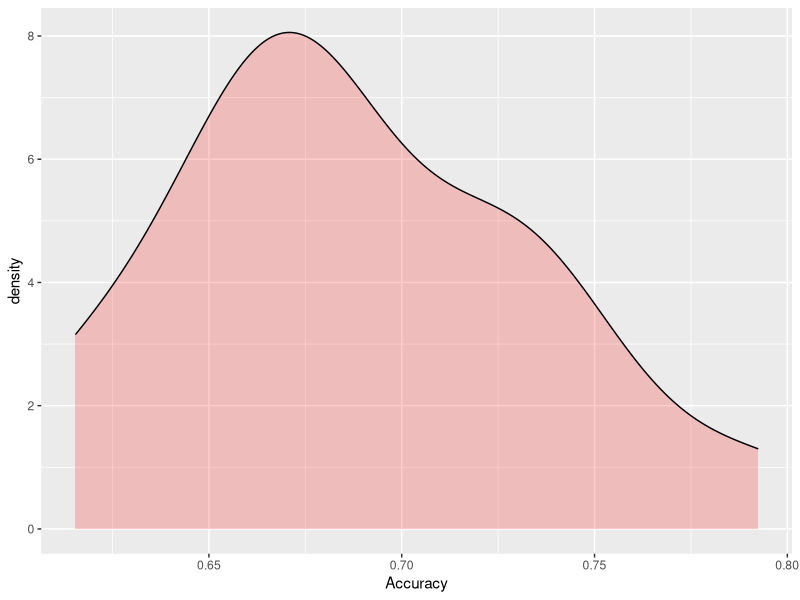

Write the R code that produced this figure.
#########################################
####### R Statistical Programming #######
####   Lesson 10: Model Validation  #####
#########################################

# Install and load the caret package
install.packages("caret")
install.packages("e1071")
library(e1071)
library(caret)
library(ggplot2)
library(lattice)
# Bring the sonar dataset into our environment
library(mlbench)
data("Sonar")
?Sonar
# We'll take a subset of these sonar columns
Sonar <- Sonar[, c(1:20, 61)]

library(Metrics)
library(tidyverse)

#### Building a Basic GLM ##
# We can use caret's create data partition to split our data into a
# training and test set
data.split <- createDataPartition(Sonar$Class, p = .75, list = F)
# Index Sonar by data.split to get a training and testing set
training <- Sonar[data.split, ]
testing <- Sonar[-data.split, ]
view(training)

# Use glm to try and predict class
sonar.glm1 <- glm(Class ~ ., data = training, family = "binomial")
summary(sonar.glm1)

# Get the predicted probabilities and classes
glm1.prob.train <- predict(sonar.glm1, type = "response")
glm1.prob.test <- predict(sonar.glm1, newdata = testing, type = "response")
glm1.class.train <- ifelse(glm1.prob.train >= .5, "R", "M")
glm1.class.test <- ifelse(glm1.prob.test >= .5, "R", "M")
#find accuracy of model
accuracy(actual = training$Class, predicted = glm1.class.train)
accuracy(actual = testing$Class, predicted = glm1.class.test)


#### Using Caret for Model Building ####

# Use train to develop a model and specify what method you want to use
set.seed(1234)
sonar.glm.cv <- train(Class ~ ., data = training,
                      method = "glm", family = "binomial",
                      trControl = trainControl(method = "repeatedcv",
                                               repeats = 5, number = 3,
                                               savePredictions = T))
sonar.glm.cv$results
sonar.glm.cv

## train original data
set.seed(1234)
sonar.cv <- train(Class ~ ., data = Sonar,
                      method = "glm", family = "binomial",
                      trControl = trainControl(method = "repeatedcv",
                                               repeats = 5, number = 3, p=.75,
                                               savePredictions = T))
sonar.cv$results

# By calling resample, we can see how caret performed on each held out fold
sonar.glm.cv$resample
# We can even plot the accuracy distribution
ggplot(data = sonar.glm.cv$resample, aes(x = Accuracy)) +
  geom_density(alpha = .2, fill="red")

# If we needed to get a non-caret object, we can extract the final model
sonar.glm2 <- sonar.glm.cv$finalModel
summary(sonar.glm2)


# We can try different validation methods by specifying them in
# the control parameter
set.seed(123)
sonar.glm.cv2 <- train(Class ~ ., data = training,
                       method = "glm", family = "binomial",
                       trControl=trainControl(method = "boot", number = 5,
                                              savePredictions = T))
sonar.glm.cv2
sonar.glm.cv2$resample
  
# Calling predict on the caret output brings back class predictions
class.predictions <- predict(sonar.glm.cv, newdata = testing)
# We can create confusion matrices with the caret package
confusionMatrix(data = class.predictions, reference = testing$Class,
                positive = "R")
